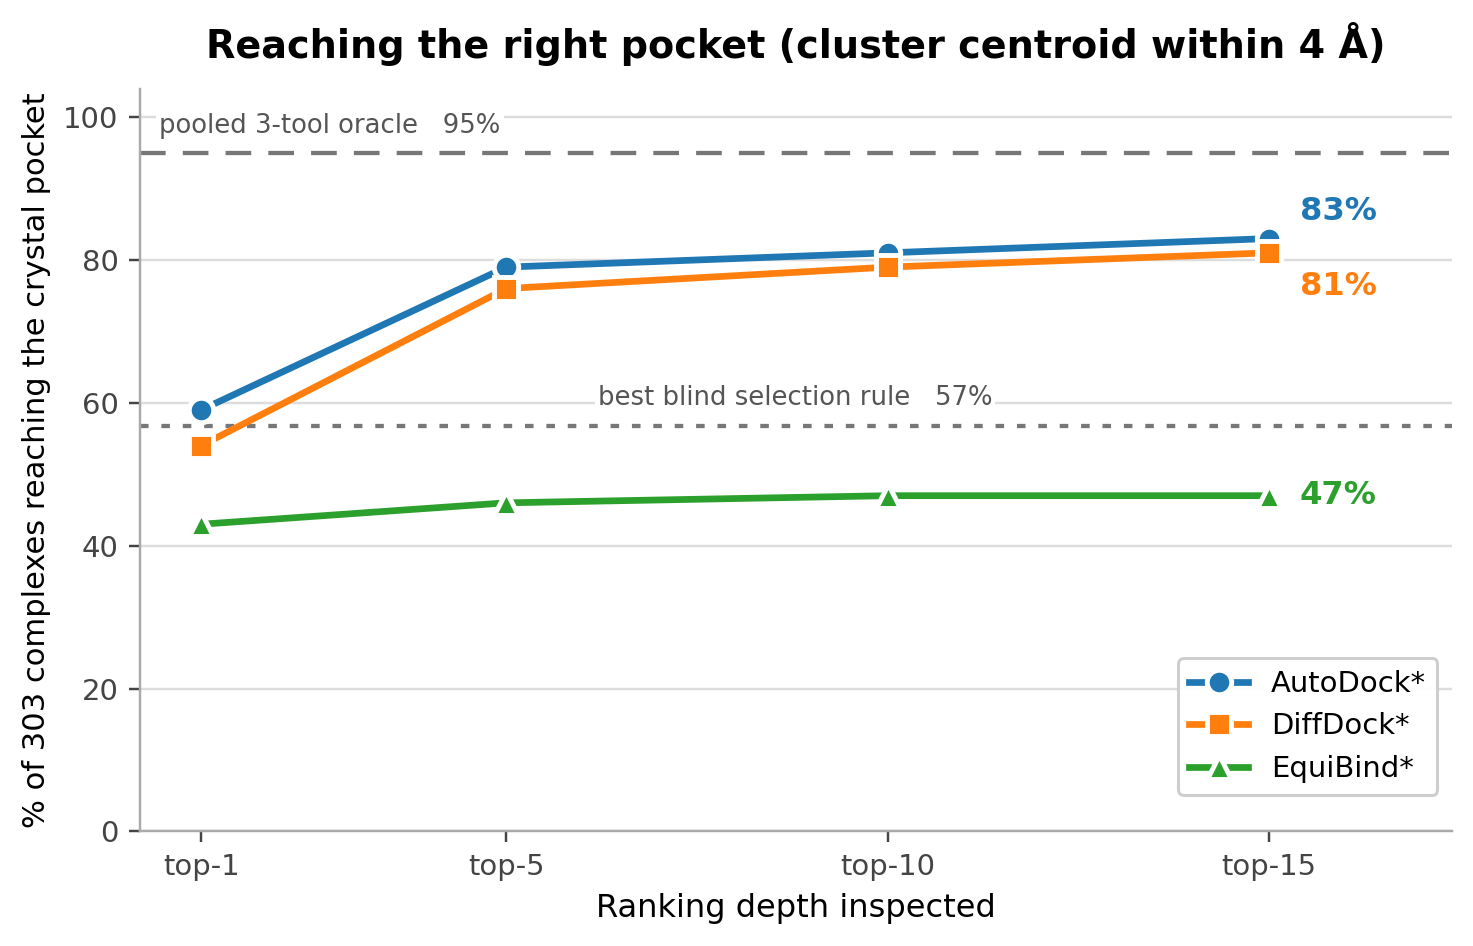

Write the Python code that produced this figure.
import matplotlib
matplotlib.use("Agg")
import matplotlib.pyplot as plt

depth  = [1, 5, 10, 15]
series = [
    ("AutoDock*", [59, 79, 81, 83], "#1f77b4", "o", (10,  9)),
    ("DiffDock*", [54, 76, 79, 81], "#ff7f0e", "s", (10, -11)),
    ("EquiBind*", [43, 46, 47, 47], "#2ca02c", "^", (10,  0)),
]

fig, ax = plt.subplots(figsize=(6.8, 4.4), dpi=220)

for y, xt, txt, dash in ((95, 0.45, "pooled 3-tool oracle   95%", (0, (6, 4))),
                         (56.8, 6.2, "best blind selection rule   57%", (0, (2, 3)))):
    ax.axhline(y, color="#777777", ls=dash, lw=1.4, zorder=1)
    ax.text(xt, y + 2.0, txt, va="bottom", ha="left", fontsize=8.5,
            color="#555555", zorder=4,
            bbox=dict(fc="white", ec="none", pad=1.0))

for label, vals, colour, marker, off in series:
    ax.plot(depth, vals, "-", color=colour, marker=marker, lw=2.2,
            ms=8, mec="white", mew=1.6, zorder=3, label=label)
    ax.annotate(f"{vals[-1]}%", (depth[-1], vals[-1]),
                textcoords="offset points", xytext=off,
                va="center", fontsize=10.5, fontweight="bold", color=colour)

ax.set_xlim(0.2, 17.4)
ax.set_ylim(0, 104)
ax.set_xticks(depth)
ax.set_xticklabels([f"top-{d}" for d in depth])
ax.set_xlabel("Ranking depth inspected", fontsize=10.5)
ax.set_ylabel("% of 303 complexes reaching the crystal pocket", fontsize=10)
ax.set_title("Reaching the right pocket (cluster centroid within 4 Å)",
             fontsize=12.5, fontweight="bold", pad=10)
ax.grid(axis="y", color="#DDDDDD", lw=0.8)
ax.set_axisbelow(True)
for s in ("top", "right"):
    ax.spines[s].set_visible(False)
for s in ("left", "bottom"):
    ax.spines[s].set_color("#AAAAAA")
ax.tick_params(colors="#444444", labelsize=9.5)
ax.legend(loc="lower right", frameon=True, framealpha=0.95, fontsize=9.5,
          edgecolor="#CCCCCC", bbox_to_anchor=(1.0, 0.03))
fig.tight_layout()
fig.savefig("site_reach.png", bbox_inches="tight", facecolor="white")
print("ok")
